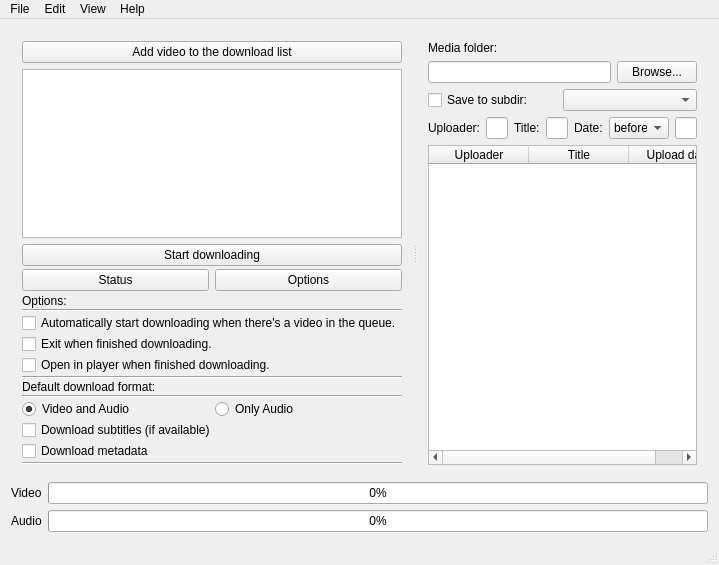
<?xml version="1.0" encoding="UTF-8"?>
<ui version="4.0">
 <class>MainWindow</class>
 <widget class="QMainWindow" name="MainWindow">
  <property name="geometry">
   <rect>
    <x>0</x>
    <y>0</y>
    <width>719</width>
    <height>565</height>
   </rect>
  </property>
  <property name="windowTitle">
   <string>QYoutubeDownloader</string>
  </property>
  <widget class="QWidget" name="centralWidget">
   <layout class="QGridLayout" name="gridLayout">
    <item row="0" column="0" colspan="2">
     <widget class="QSplitter" name="splitter">
      <property name="orientation">
       <enum>Qt::Horizontal</enum>
      </property>
      <widget class="QWidget" name="layoutWidget">
       <layout class="QVBoxLayout" name="layoutLeftSide" stretch="0,6,5">
        <item>
         <widget class="QPushButton" name="btnAddVideoToQueue">
          <property name="text">
           <string>Add video to the download list</string>
          </property>
         </widget>
        </item>
        <item>
         <widget class="QListWidget" name="listVideoQueue">
          <property name="dragEnabled">
           <bool>false</bool>
          </property>
          <property name="dragDropMode">
           <enum>QAbstractItemView::InternalMove</enum>
          </property>
          <property name="selectionMode">
           <enum>QAbstractItemView::ExtendedSelection</enum>
          </property>
          <property name="movement">
           <enum>QListView::Snap</enum>
          </property>
         </widget>
        </item>
        <item>
         <layout class="QVBoxLayout" name="verticalLayout_3">
          <property name="spacing">
           <number>3</number>
          </property>
          <item>
           <widget class="QPushButton" name="btnStartDownload">
            <property name="text">
             <string>Start downloading</string>
            </property>
           </widget>
          </item>
          <item>
           <layout class="QHBoxLayout" name="horizontalLayout_5">
            <item>
             <widget class="QPushButton" name="btnShowStatus">
              <property name="text">
               <string>Status</string>
              </property>
             </widget>
            </item>
            <item>
             <widget class="QPushButton" name="btnShowOptions">
              <property name="text">
               <string>Options</string>
              </property>
             </widget>
            </item>
           </layout>
          </item>
          <item>
           <widget class="QStackedWidget" name="stackedQueueInfoOptions">
            <property name="currentIndex">
             <number>1</number>
            </property>
            <widget class="QWidget" name="page">
             <layout class="QVBoxLayout" name="verticalLayout_5">
              <property name="leftMargin">
               <number>0</number>
              </property>
              <property name="topMargin">
               <number>0</number>
              </property>
              <property name="rightMargin">
               <number>0</number>
              </property>
              <property name="bottomMargin">
               <number>0</number>
              </property>
              <item>
               <widget class="QTextEdit" name="textDetails">
                <property name="layoutDirection">
                 <enum>Qt::LeftToRight</enum>
                </property>
                <property name="locale">
                 <locale language="English" country="UnitedStates"/>
                </property>
                <property name="textInteractionFlags">
                 <set>Qt::TextSelectableByKeyboard|Qt::TextSelectableByMouse</set>
                </property>
               </widget>
              </item>
             </layout>
            </widget>
            <widget class="QWidget" name="page_2">
             <property name="sizePolicy">
              <sizepolicy hsizetype="Preferred" vsizetype="Preferred">
               <horstretch>0</horstretch>
               <verstretch>0</verstretch>
              </sizepolicy>
             </property>
             <property name="minimumSize">
              <size>
               <width>0</width>
               <height>110</height>
              </size>
             </property>
             <layout class="QVBoxLayout" name="verticalLayout">
              <property name="spacing">
               <number>1</number>
              </property>
              <property name="sizeConstraint">
               <enum>QLayout::SetMinimumSize</enum>
              </property>
              <property name="leftMargin">
               <number>0</number>
              </property>
              <property name="topMargin">
               <number>0</number>
              </property>
              <property name="rightMargin">
               <number>0</number>
              </property>
              <property name="bottomMargin">
               <number>0</number>
              </property>
              <item>
               <widget class="QLabel" name="label_2">
                <property name="text">
                 <string>Options:</string>
                </property>
               </widget>
              </item>
              <item>
               <widget class="Line" name="line_3">
                <property name="orientation">
                 <enum>Qt::Horizontal</enum>
                </property>
               </widget>
              </item>
              <item>
               <widget class="QCheckBox" name="checkAutoDownload">
                <property name="text">
                 <string>Automatically start downloading when there's a video in the queue.</string>
                </property>
               </widget>
              </item>
              <item>
               <widget class="QCheckBox" name="checkExitWhenFinished">
                <property name="text">
                 <string>Exit when finished downloading.</string>
                </property>
               </widget>
              </item>
              <item>
               <widget class="QCheckBox" name="checkOpenInPlayerAfterDownload">
                <property name="text">
                 <string>Open in player when finished downloading.</string>
                </property>
               </widget>
              </item>
              <item>
               <widget class="Line" name="line_2">
                <property name="orientation">
                 <enum>Qt::Horizontal</enum>
                </property>
               </widget>
              </item>
              <item>
               <widget class="QLabel" name="label">
                <property name="text">
                 <string>Default download format:</string>
                </property>
               </widget>
              </item>
              <item>
               <widget class="Line" name="line_4">
                <property name="orientation">
                 <enum>Qt::Horizontal</enum>
                </property>
               </widget>
              </item>
              <item>
               <layout class="QHBoxLayout" name="horizontalLayout_4">
                <item>
                 <widget class="QRadioButton" name="radioAudioVideo">
                  <property name="text">
                   <string>Video and Audio</string>
                  </property>
                  <property name="checked">
                   <bool>true</bool>
                  </property>
                 </widget>
                </item>
                <item>
                 <widget class="QRadioButton" name="radioAudioOnly">
                  <property name="text">
                   <string>Only Audio</string>
                  </property>
                 </widget>
                </item>
               </layout>
              </item>
              <item>
               <widget class="QCheckBox" name="checkDownloadSubs">
                <property name="text">
                 <string>Download subtitles (if available)</string>
                </property>
               </widget>
              </item>
              <item>
               <widget class="QCheckBox" name="checkDownloadMeta">
                <property name="text">
                 <string>Download metadata</string>
                </property>
               </widget>
              </item>
              <item>
               <widget class="Line" name="line_5">
                <property name="orientation">
                 <enum>Qt::Horizontal</enum>
                </property>
               </widget>
              </item>
             </layout>
            </widget>
           </widget>
          </item>
         </layout>
        </item>
       </layout>
      </widget>
      <widget class="QWidget" name="layoutWidget">
       <layout class="QVBoxLayout" name="layoutRightSide">
        <item>
         <widget class="QLabel" name="labelDownloadToThis">
          <property name="text">
           <string>Media folder:</string>
          </property>
         </widget>
        </item>
        <item>
         <layout class="QHBoxLayout" name="horizontalLayout_2">
          <item>
           <widget class="QLineEdit" name="editDownloadPath"/>
          </item>
          <item>
           <widget class="QPushButton" name="btnBrowse">
            <property name="text">
             <string>Browse...</string>
            </property>
           </widget>
          </item>
         </layout>
        </item>
        <item>
         <layout class="QHBoxLayout" name="horizontalLayout_6">
          <property name="spacing">
           <number>0</number>
          </property>
          <item>
           <widget class="QCheckBox" name="checkSaveToSubdir">
            <property name="text">
             <string>Save to subdir:</string>
            </property>
           </widget>
          </item>
          <item>
           <widget class="QComboBox" name="comboSubdirPattern"/>
          </item>
         </layout>
        </item>
        <item>
         <layout class="QHBoxLayout" name="horizontalLayout">
          <item>
           <widget class="QLabel" name="labelSearchUploader">
            <property name="text">
             <string>Uploader:</string>
            </property>
           </widget>
          </item>
          <item>
           <widget class="QLineEdit" name="editSearchUploader"/>
          </item>
          <item>
           <widget class="QLabel" name="labelSearchTitle">
            <property name="text">
             <string>Title:</string>
            </property>
           </widget>
          </item>
          <item>
           <widget class="QLineEdit" name="editSearchTitle"/>
          </item>
          <item>
           <widget class="QLabel" name="labelSearchDate">
            <property name="text">
             <string>Date:</string>
            </property>
           </widget>
          </item>
          <item>
           <widget class="QComboBox" name="comboSearchDate">
            <property name="maximumSize">
             <size>
              <width>60</width>
              <height>16777215</height>
             </size>
            </property>
            <item>
             <property name="text">
              <string>before</string>
             </property>
            </item>
            <item>
             <property name="text">
              <string>equals</string>
             </property>
            </item>
            <item>
             <property name="text">
              <string>after</string>
             </property>
            </item>
           </widget>
          </item>
          <item>
           <widget class="QLineEdit" name="editSearchDate"/>
          </item>
         </layout>
        </item>
        <item>
         <layout class="QHBoxLayout" name="horizontalLayout_3"/>
        </item>
        <item>
         <widget class="QTableWidget" name="tableMedia">
          <property name="editTriggers">
           <set>QAbstractItemView::NoEditTriggers</set>
          </property>
          <property name="selectionBehavior">
           <enum>QAbstractItemView::SelectRows</enum>
          </property>
          <property name="horizontalScrollMode">
           <enum>QAbstractItemView::ScrollPerPixel</enum>
          </property>
          <property name="showGrid">
           <bool>false</bool>
          </property>
          <property name="sortingEnabled">
           <bool>true</bool>
          </property>
          <attribute name="horizontalHeaderShowSortIndicator" stdset="0">
           <bool>true</bool>
          </attribute>
          <attribute name="verticalHeaderVisible">
           <bool>false</bool>
          </attribute>
          <attribute name="verticalHeaderDefaultSectionSize">
           <number>14</number>
          </attribute>
          <attribute name="verticalHeaderMinimumSectionSize">
           <number>14</number>
          </attribute>
          <column>
           <property name="text">
            <string>Uploader</string>
           </property>
          </column>
          <column>
           <property name="text">
            <string>Title</string>
           </property>
          </column>
          <column>
           <property name="text">
            <string>Upload date</string>
           </property>
          </column>
         </widget>
        </item>
       </layout>
      </widget>
     </widget>
    </item>
    <item row="1" column="0">
     <widget class="QLabel" name="labelVideo">
      <property name="text">
       <string>Video</string>
      </property>
     </widget>
    </item>
    <item row="1" column="1">
     <widget class="QProgressBar" name="progressVideo">
      <property name="value">
       <number>0</number>
      </property>
      <property name="textVisible">
       <bool>true</bool>
      </property>
     </widget>
    </item>
    <item row="2" column="0">
     <widget class="QLabel" name="labelAudio">
      <property name="text">
       <string>Audio</string>
      </property>
     </widget>
    </item>
    <item row="2" column="1">
     <widget class="QProgressBar" name="progressAudio">
      <property name="value">
       <number>0</number>
      </property>
     </widget>
    </item>
   </layout>
  </widget>
  <widget class="QMenuBar" name="menuBar">
   <property name="geometry">
    <rect>
     <x>0</x>
     <y>0</y>
     <width>719</width>
     <height>21</height>
    </rect>
   </property>
   <property name="defaultUp">
    <bool>false</bool>
   </property>
   <widget class="QMenu" name="menuSettings">
    <property name="contextMenuPolicy">
     <enum>Qt::DefaultContextMenu</enum>
    </property>
    <property name="title">
     <string>Edit</string>
    </property>
    <addaction name="separator"/>
    <addaction name="actionSettings_Menu"/>
   </widget>
   <widget class="QMenu" name="menuFile">
    <property name="title">
     <string>File</string>
    </property>
    <addaction name="actionQuit"/>
   </widget>
   <widget class="QMenu" name="menuAbout">
    <property name="title">
     <string>Help</string>
    </property>
    <addaction name="actionAbout"/>
   </widget>
   <widget class="QMenu" name="menuView">
    <property name="title">
     <string>View</string>
    </property>
    <widget class="QMenu" name="menuShow">
     <property name="title">
      <string>Show</string>
     </property>
     <addaction name="actionStatusbar"/>
     <addaction name="separator"/>
     <addaction name="actionOSD"/>
    </widget>
    <addaction name="menuShow"/>
   </widget>
   <addaction name="menuFile"/>
   <addaction name="menuSettings"/>
   <addaction name="menuView"/>
   <addaction name="menuAbout"/>
  </widget>
  <widget class="QStatusBar" name="statusBar"/>
  <action name="actionSettings_Menu">
   <property name="text">
    <string>Preferences</string>
   </property>
   <property name="toolTip">
    <string>Edit preferences</string>
   </property>
   <property name="menuRole">
    <enum>QAction::PreferencesRole</enum>
   </property>
   <property name="iconVisibleInMenu">
    <bool>false</bool>
   </property>
  </action>
  <action name="actionQuit">
   <property name="text">
    <string>Quit</string>
   </property>
  </action>
  <action name="actionAbout">
   <property name="text">
    <string>About</string>
   </property>
  </action>
  <action name="actionStatusbar">
   <property name="checkable">
    <bool>true</bool>
   </property>
   <property name="checked">
    <bool>false</bool>
   </property>
   <property name="text">
    <string>Statusbar</string>
   </property>
  </action>
  <action name="actionOSD">
   <property name="checkable">
    <bool>true</bool>
   </property>
   <property name="text">
    <string>OSD</string>
   </property>
  </action>
 </widget>
 <layoutdefault spacing="6" margin="11"/>
 <resources/>
 <connections/>
</ui>
